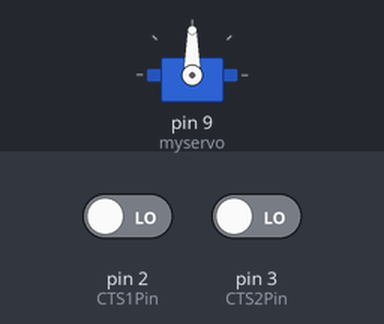
This sketch was run on a simulated Arduino Uno, built with avr-gcc and run on an emulated ATmega328P. On the bench: servo. Inputs (shaded band) come from the test bench; at power-on: pin 2 (CTS1Pin) LOW, pin 3 (CTS2Pin) LOW.

Above: at 1.2 s.
1.3 s: pin 2 (CTS1Pin) driven HIGH
At 2.3 s:
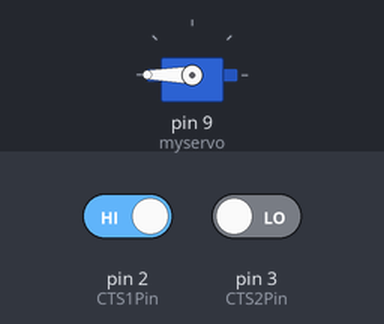
2.8 s: pin 3 (CTS2Pin) driven HIGH
At 5.7 s:
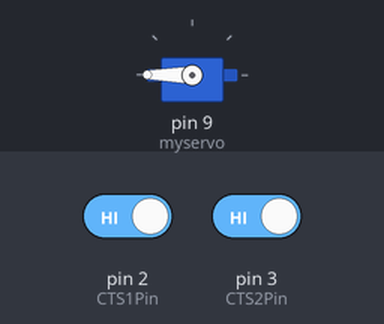
5.8 s: pin 3 (CTS2Pin) driven LOW
At 6.3 s:
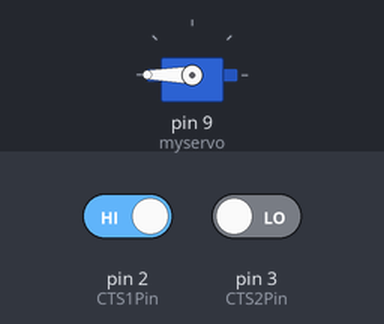
7.3 s: pin 3 (CTS2Pin) driven HIGH
At 7.5 s:
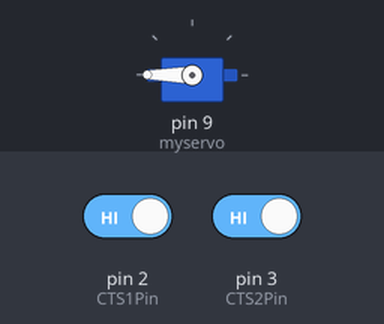
10.3 s: pin 2 (CTS1Pin) driven LOW
At 11.6 s:
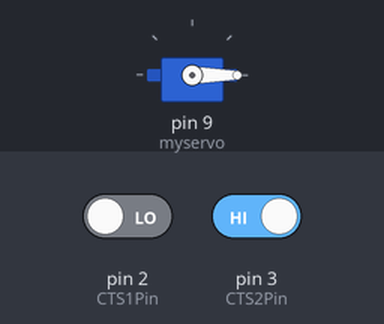
Timing chart, 0 to 13.3 s (numbered marks = the images above; inputs shaded):
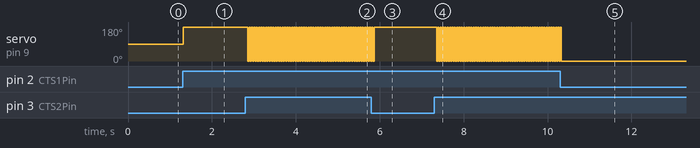

Measured:
- after the input at 1.3 s, servo on pin 9 (myservo): 90° → 180° at once
- after the input at 2.8 s, servo on pin 9 (myservo): alternates 180° for 0.03 s and 0° for 0.03 s, starting after 0.06 s
- after the input at 5.8 s, servo on pin 9 (myservo): goes on until 5.9 s, then stays 180°
- after the input at 7.3 s, servo on pin 9 (myservo): alternates 180° for 0.03 s and 0° for 0.03 s, starting after 0.05 s
- after the input at 10.3 s, servo on pin 9 (myservo): goes on until 10.3 s, then stays 0°

The sketch:

Servomotor_rotation_control_with_capacitive_touch_sensor.ino
```cpp
#include <Servo.h>
Servo myservo;
#define CTS1Pin 2 // Pin for capactitive touch sensor 1
#define CTS2Pin 3 // Pin for capactitive touch sensor 2
int pos;
void setup()
{

   myservo.attach(9);  // attaches the servo on pin 9 to the servo object
}

void loop()
{
int CTSValue1 = digitalRead(CTS1Pin);
int CTSValue2 = digitalRead(CTS2Pin);

if (CTSValue1 == HIGH)

 {
    for (pos = 0; pos <= 180; pos += 1)
    myservo.write(pos);
     delay(15);

   }
   if(CTSValue2==HIGH)
   {
    for (pos = 180; pos >= 0; pos -= 1)
    myservo.write(pos);
    delay(15);

   }

}
```
